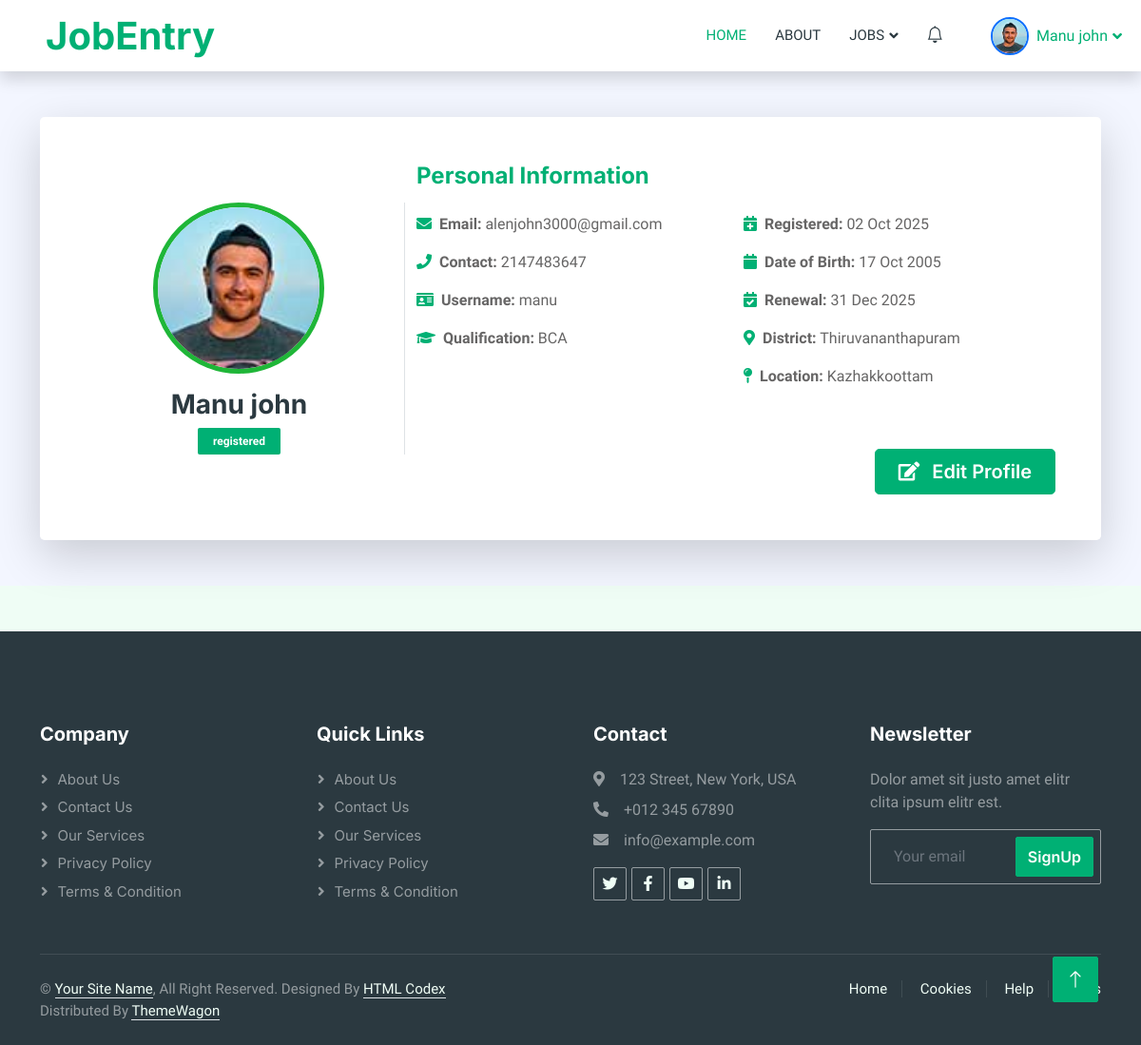
The app's page /Jobseeker/profileview.php (signed in) with its own data.
### tables this page shows
CREATE TABLE `tbl_jobseeker` (
  `jobseekerid` int(11) NOT NULL,
  `name` varchar(30) NOT NULL,
  `email` varchar(50) NOT NULL,
  `contactnum` varchar(30) NOT NULL,
  `qualification` varchar(100) NOT NULL,
  `photo` varchar(50) NOT NULL,
  `username` varchar(50) NOT NULL,
  `password` varchar(30) NOT NULL,
  `locationid` int(11) NOT NULL,
  `regdate` date NOT NULL,
  `dob` date NOT NULL,
  `plan_id` int(11) NOT NULL,
  `renewaldate` date DEFAULT NULL,
  `status` varchar(30) NOT NULL
);

CREATE TABLE `tbl_district` (
  `districtid` int(11) NOT NULL,
  `districtname` varchar(30) NOT NULL
);

CREATE TABLE `tbl_location` (
  `locationid` int(11) NOT NULL,
  `locationname` varchar(30) NOT NULL,
  `districtid` int(11) NOT NULL
);

### dboperation.php (called while the page is built, shortened)
<?php
class dboperation
{
    public $con,$res;
    function __construct()
    {
        $this->con=mysqli_connect("localhost","root","","db_jobportalfinal");
    }
    public function executequery($sql)
    {
        $this->res=mysqli_query($this->con,$sql);
        return $this->res;
    }
}
?>

### Jobseeker/profileview.php (the view, shortened to what this page needs)
<?php
include("header.php");
include_once("../dboperation.php");
$obj = new dboperation();
$jobseekerid = $_SESSION["Login_id"];
$sql = "SELECT * FROM tbl_jobseeker j
        INNER JOIN tbl_location l ON l.locationid = j.locationid
        INNER JOIN tbl_district d ON d.districtid = l.districtid
        WHERE j.jobseekerid = '$jobseekerid'";
$res = $obj->executequery($sql);
$row = mysqli_fetch_assoc($res);
$name       = $row['name'];
$email      = $row['email'];
$contact    = $row['contactnum'];
$qualification = $row['qualification'];
$photo      = $row['photo'];
$username   = $row['username'];
$regdate    = $row['regdate'];
$dob        = $row['dob'];
$renewaldate= $row['renewaldate'];
$status     = $row['status'];
$district   = $row['districtname'];
$location   = $row['locationname'];
?>
<div class="container-xxl py-5" style="background: #f3f6ff;">
    <div class="container">
        <div class="card shadow-lg border-0 rounded-3">
            <div class="card-body p-5">
                <div class="row gy-5 gx-4 align-items-center">
                    <div class="col-lg-4 text-center border-end">
                        <img src="../uploads/<?php echo $photo; ?>"
                             class="img-fluid mb-3"
                             style="width: 180px; height: 180px; border-radius: 50%; object-fit: cover; border: 5px solid #1fb638ff;"
                             alt="Profile Photo">
                        <h3 class="mb-2"><?php echo $name; ?></h3>
                        <span class="badge bg-primary px-3 py-2"><?php echo $status; ?></span>
                    </div>
                    <div class="col-lg-8">
                        <h4 class="mb-4 text-primary">Personal Information</h4>
                        <div class="row g-3">
                            <div class="col-md-6">
                                <p><i class="fa fa-envelope text-primary me-2"></i><strong>Email:</strong> <?php echo $email; ?></p>
                                <p><i class="fa fa-phone text-primary me-2"></i><strong>Contact:</strong> <?php echo $contact; ?></p>
                                <p><i class="fa fa-id-card text-primary me-2"></i><strong>Username:</strong> <?php echo $username; ?></p>
                                <p><i class="fa fa-graduation-cap text-primary me-2"></i><strong>Qualification:</strong> <?php echo $qualification; ?></p>
                            </div>
                            <div class="col-md-6">
                                <p><i class="fa fa-calendar-plus text-primary me-2"></i><strong>Registered:</strong> <?php echo date("d M Y", strtotime($regdate)); ?></p>
                                <p><i class="fa fa-calendar text-primary me-2"></i><strong>Date of Birth:</strong> <?php echo date("d M Y", strtotime($dob)); ?></p>
                                <p><i class="fa fa-calendar-check text-primary me-2"></i><strong>Renewal:</strong> <?php echo date("d M Y", strtotime($renewaldate)); ?></p>
                                <p><i class="fa fa-map-marker-alt text-primary me-2"></i><strong>District:</strong> <?php echo $district; ?></p>
                                <p><i class="fa fa-map-pin text-primary me-2"></i><strong>Location:</strong> <?php echo $location; ?></p>
                            </div>
                        </div>
                        <div class="mt-5 text-end">
                            <a href="profileedit.php?jobseekerid=<?php echo $jobseekerid; ?>"
                               class="btn btn-primary btn-lg px-4 py-2">
                                <i class="fa fa-edit me-2"></i> Edit Profile
                            </a>
                        </div>
                    </div>
                </div>
            </div>
        </div>
    </div>
</div>
<?php include("footer.php"); ?>

### Jobseeker/header.php (shortened to what this page needs)
<?php
include_once("../dboperation.php");
$obj = new dboperation();
$cid = $_SESSION['Login_id'];
$sql = "SELECT name, photo FROM tbl_jobseeker WHERE jobseekerid='$cid'";
$res = $obj->executequery($sql);
$row = mysqli_fetch_assoc($res);
$companyName = $row['name'];
?>
<!DOCTYPE html>
<html lang="en">
<head>
    <link href="https://cdnjs.cloudflare.com/ajax/libs/font-awesome/5.10.0/css/all.min.css" rel="stylesheet">
    <link href="https://cdn.jsdelivr.net/npm/bootstrap-icons@1.4.1/font/bootstrap-icons.css" rel="stylesheet">
    <link href="lib/animate/animate.min.css" rel="stylesheet">
    <link href="lib/owlcarousel/assets/owl.carousel.min.css" rel="stylesheet">
    <link href="css/bootstrap.min.css" rel="stylesheet">
    <link href="css/style.css" rel="stylesheet">
</head>
<body>
    <div class="container-xxl bg-white p-0">
        <nav class="navbar navbar-expand-lg bg-white navbar-light shadow sticky-top p-0">
            <a href="index.php" class="navbar-brand d-flex align-items-center text-center py-0 px-4 px-lg-5">
                <h1 class="m-0 text-primary">JobEntry</h1>
            </a>
            <div class="collapse navbar-collapse" id="navbarCollapse">
                <div class="navbar-nav ms-auto p-4 p-lg-0">
                    <a href="index.php" class="nav-item nav-link active">Home</a>
                    <a href="about.php" class="nav-item nav-link">About</a>
                    <div class="nav-item dropdown">
                        <a href="#" class="nav-link dropdown-toggle" data-bs-toggle="dropdown">Jobs</a>
                    </div>
                    <a href="notifications.php" class="nav-link d-flex align-items-center">
                        <i class="bi bi-bell" style="font-size: 1.1rem; line-height: 1;"></i>
                    </a>
                </div>
                <div class="nav-item dropdown">
                    <a href="#" class="d-flex align-items-center nav-link dropdown-toggle" data-bs-toggle="dropdown" style="padding: 0 20px;">
                        <img src="../uploads/<?php echo $row['photo']; ?>" alt="User" class="user-avatar me-2">
                        <span class="d-none d-lg-inline fw-semibold text-primary"><?php echo $companyName; ?></span>
                    </a>
                </div>
            </div>
        </nav>
    </div>
</body>
</html>

### Jobseeker/css/style.css (style rules this page uses)
:root { --primary: #00B074; --secondary: #2B9BFF; --light: #EFFDF5; --dark: #2B3940; }
.btn { font-family: 'Inter', sans-serif; font-weight: 600; transition: .5s; }
.btn.btn-primary, .btn.btn-secondary { color: #FFFFFF; }
.navbar .dropdown-toggle::after { border: none; content: "\f107"; font-family: "Font Awesome 5 Free"; font-weight: 900; vertical-align: middle; margin-left: 5px; transition: .5s; }
.navbar-dark .navbar-nav .nav-link, .navbar-light .navbar-nav .nav-link { margin-right: 30px; padding: 25px 0; color: #FFFFFF; font-size: 15px; text-transform: uppercase; outline: none; }
.navbar-dark .navbar-nav .nav-link:hover, .navbar-dark .navbar-nav .nav-link.active, .navbar-light .navbar-nav .nav-link:hover, .navbar-light .navbar-nav .nav-link.active { color: var(--primary); }
.navbar-light .navbar-brand, .navbar-light a.btn { height: 75px; }
.navbar-light .navbar-nav .nav-link { color: var(--dark); font-weight: 500; }
.navbar-light.sticky-top { top: -100px; transition: .5s; }

### Jobseeker/header.php (style rules this page uses)
.user-avatar { width: 40px; height: 40px; object-fit: cover; border: 2px solid #0d6efd; border-radius: 50%; transition: transform 0.2s ease, border-color 0.2s ease; }

### records on screen
tbl_jobseeker: photo (picture), name "Manu john", status "registered", email "alenjohn3000@gmail.com", contactnum "2147483647", username "manu", qualification "BCA", regdate "02 Oct 2025", dob "17 Oct 2005", renewaldate "31 Dec 2025", tbl_district.districtname "Thiruvananthapuram", locationid.locationname "Kazhakkoottam"
